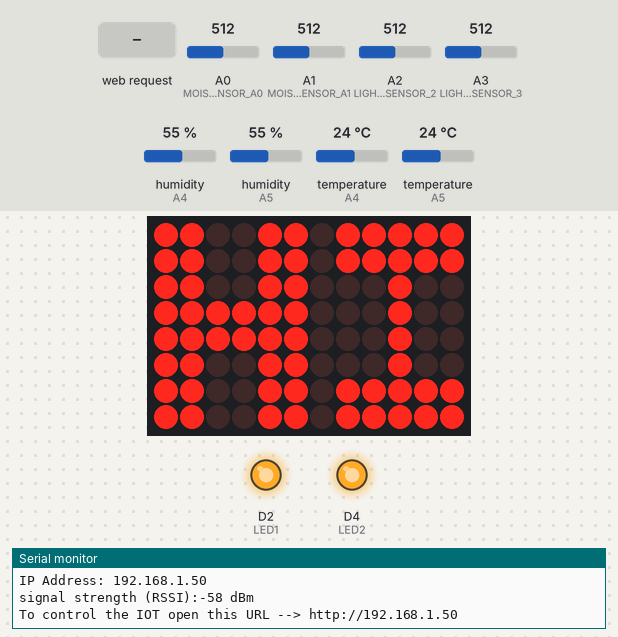
The sketch below on a simulated Arduino Uno R4 WiFi. On the bench: 12×8 LED matrix, output pins drawn as LEDs (lit = HIGH), the last lines printed to the serial monitor. The test bench sets the inputs (shaded band); at power-on: A0 (MOISTURE_SENSOR_A0) = 512, A1 (MOISTURE_SENSOR_A1) = 512, A2 (LIGHT_SENSOR_2) = 512, A3 (LIGHT_SENSOR_3) = 512, humidity (sensors on A4, A5) 55 %, temperature (sensors on A4, A5) 24 °C. WiFi joins after 1.5 s; servers stay silent unless stated.

Above: at 14.7 s.
14.8 s: HTTP request GET /LED1/on received
At 15.7 s:
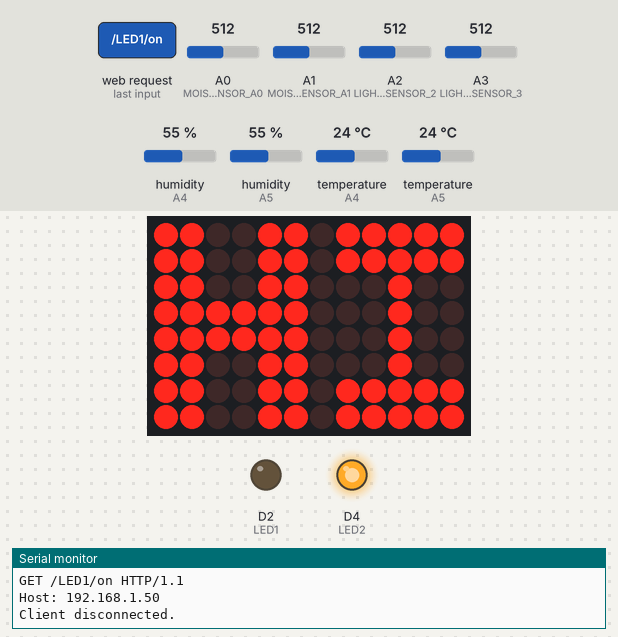
16.3 s: HTTP request GET /LED2/on received
At 16.8 s:
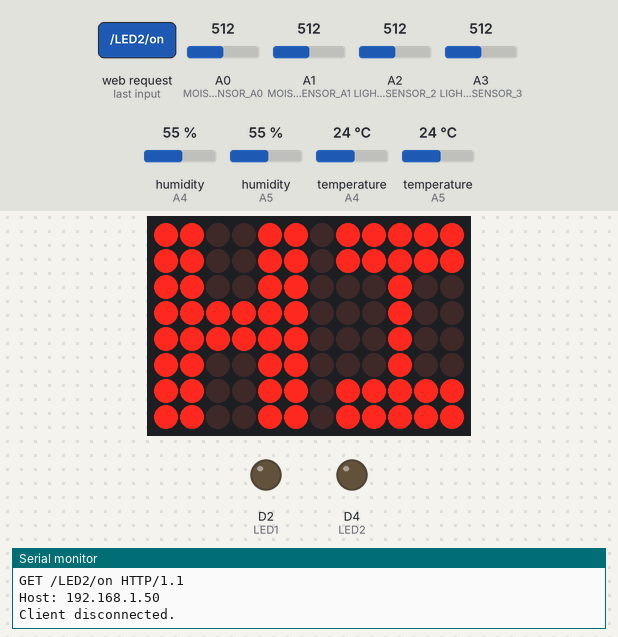
17.8 s: HTTP request GET /LED1/off received
At 19.0 s:
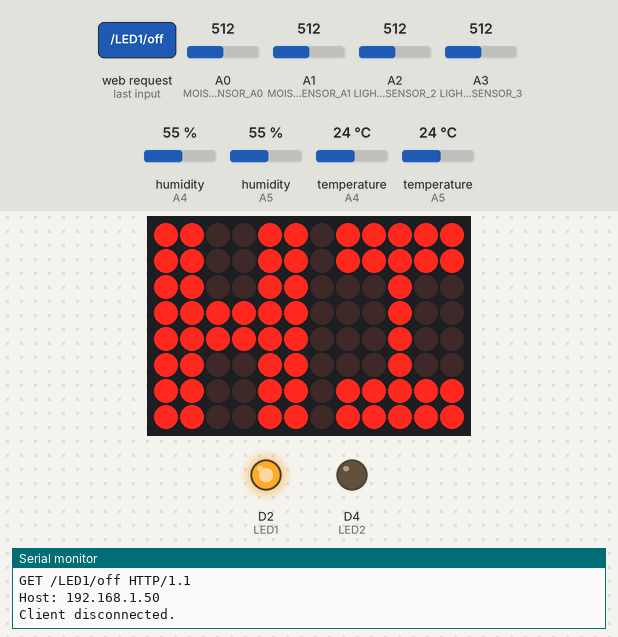
19.3 s: HTTP request GET /LED2/off received
At 20.3 s:
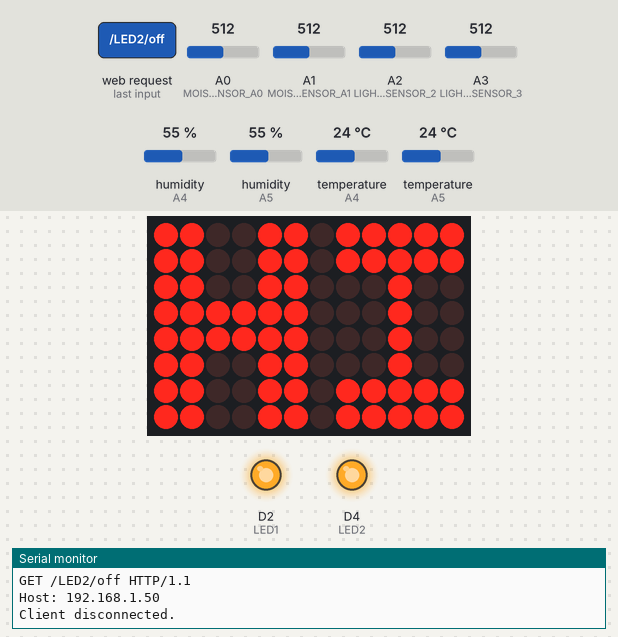
Timing chart, 0 to 21.8 s (numbered marks = the images above; inputs shaded):
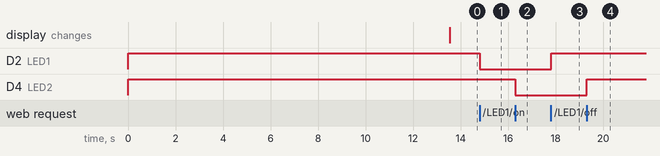

The sketch:

Urban_Gardening_M00737178.ino
```cpp
#include "Arduino_LED_Matrix.h"
#include "WiFiS3.h"
#include <DHT.h>

#define LED1 2
#define LED2 4

#define MOISTURE_SENSOR_A0 A0
#define MOISTURE_SENSOR_A1 A1

#define LIGHT_SENSOR_2 A2
#define LIGHT_SENSOR_3 A3

#define DHTTYPE DHT11  // Define the type of DHT sensor as DHT11

#define DHTPIN4 A4  // DHT sensor 1 connected to A4
#define DHTPIN5 A5  // DHT sensor 2 connected to A5

DHT dht4(DHTPIN4, DHTTYPE);  // Initialize DHT sensor 4 as DHT11
DHT dht5(DHTPIN5, DHTTYPE);  // Initialize DHT sensor 5 as DHT11


//Global Variable Declaration
int moistureValue = 0;
int moistureValueA1 = 0;
int lightValue1 = 0;
int lightValue2 = 0;
float temp4 = 0.0;
float hum4 = 0.0;
float temp5 = 0.0;
float hum5 = 0.0;


ArduinoLEDMatrix matrix;

const uint32_t hi[] = {
  0xcdfcdfcc,
  0x4fc4fc4c,
  0xc4cdfcdf,
  66
};

char ssid[] = "SKY1F9EE";    // Enter your WIFI SSID
char pass[] = "RQDWLCRNLQ";  // Enter your WIFI password

String outputLED1 = "off";
String outputLED2 = "off";
String output = "off";
String header;

int status = WL_IDLE_STATUS;
WiFiServer server(80);

void setup() {
  Serial.begin(9600);
  matrix.begin();

  pinMode(LED1, OUTPUT);
  digitalWrite(LED1, HIGH);  // Start with LED1 off

  pinMode(LED2, OUTPUT);
  digitalWrite(LED2, HIGH);  // Start with LED2 off

  dht4.begin();  // Initialize the DHT sensor connected to A4
  dht5.begin();  // Initialize the DHT sensor connected to A5
  delay(2000);   // Delay for sensor stabilization

  if (WiFi.status() == WL_NO_MODULE) {
    Serial.println("Communication with WiFi module failed!");
    while (true)
      ;
  }

  String fv = WiFi.firmwareVersion();
  if (fv < WIFI_FIRMWARE_LATEST_VERSION) {
    Serial.println("Please upgrade the firmware");
  }

  while (status != WL_CONNECTED) {
    Serial.print("Network named: ");
    Serial.println(ssid);
    status = WiFi.begin(ssid, pass);
    delay(10000);
  }
  server.begin();
  printWifiStatus();
}


void loop() {
  moistureValue = analogRead(MOISTURE_SENSOR_A0);
  moistureValueA1 = analogRead(MOISTURE_SENSOR_A1);

  lightValue1 = analogRead(LIGHT_SENSOR_2);
  lightValue2 = analogRead(LIGHT_SENSOR_3);

  temp4 = dht4.readTemperature();
  hum4 = dht4.readHumidity();

  if (isnan(temp4) || isnan(hum4)) {
    Serial.println("Failed to read from DHT sensor 4!");
    // Handle error...
  }


  temp5 = dht5.readTemperature();
  hum5 = dht5.readHumidity();

  if (isnan(temp5) || isnan(hum5)) {
    Serial.println("Failed to read from DHT sensor 5!");
    // Handle error...
  }


  webServer();
  LEDMatrix();
}

void LEDMatrix() {
  matrix.loadFrame(hi);
}

void webServer() {
  WiFiClient client = server.available();

  if (client) {
    String currentLine = "";
    unsigned long currentTime = millis();
    unsigned long previousTime = currentTime;
    const long timeoutTime = 2000;

    while (client.connected() && currentTime - previousTime <= timeoutTime) {
      currentTime = millis();
      if (client.available()) {
        char c = client.read();
        Serial.write(c);
        header += c;
        if (c == '\n') {
          if (currentLine.length() == 0) {
            client.println("HTTP/1.1 200 OK");
            client.println("Content-type:text/html");
            client.println("Connection: close");
            client.println();

            if (header.indexOf("GET /LED1/on") >= 0) {
              outputLED1 = "on";
              digitalWrite(LED1, LOW);
            } else if (header.indexOf("GET /LED1/off") >= 0) {
              outputLED1 = "off";
              digitalWrite(LED1, HIGH);
            }

            if (header.indexOf("GET /LED2/on") >= 0) {
              outputLED2 = "on";
              digitalWrite(LED2, LOW);
            } else if (header.indexOf("GET /LED2/off") >= 0) {
              outputLED2 = "off";
              digitalWrite(LED2, HIGH);
            }


            ////////////////////////////////////////////////////////START//////////////////////////////////////////////////////////////////////////
            //webServer() function, HTML and CSS part
            client.println("<!DOCTYPE html><html>");
            client.println("<head><meta name=\"viewport\" content=\"width=device-width, initial-scale=1\">");
            client.println("<style>");
            client.println("body { margin: 0; font-family: Arial, sans-serif; background-color: #d8f3dc; }");
            client.println(".navbar { display: flex; justify-content: center; align-items: center; background-color: #52b788; padding: 10px; }");
            client.println(".navbar h1 { color: white; }");
            client.println(".main { display: flex; flex-wrap: wrap; justify-content: space-evenly; gap: 20px; padding: 20px; }");
            client.println(".card { background-color: #b7e4c7; border: 2px solid #40916c; border-radius: 10px; padding: 20px; width: calc(50% - 40px); box-sizing: border-box; text-align: center; }");
            client.println(".card h3 { font-weight: bold; color: #1b4332; }");
            client.println(".card button { background-color: #95d5b2; color: #081c15; border: 1px solid #2d6a4f; border-radius: 5px; padding: 10px 20px; margin: 10px; cursor: pointer; }");
            client.println("</style>");
            client.println("</head>");

            client.println("<body>");

            client.println("<div class=\"navbar\">");
            client.println("<h1>URBAN GARDENING</h1>");
            client.println("</div>");

            // Inside webServer() function:

            client.println("<div class=\"main\">");

            // Group LED 1 and LED 2 in one card
            client.println("<div class=\"card\">");
            client.println("<h3>LED Controls</h3>");
            client.println("<div>LED 1: ");
            if (outputLED1 == "off") {
              client.println("<a href=\"/LED1/on\"><button>ON</button></a>");
            } else {
              client.println("<a href=\"/LED1/off\"><button>OFF</button></a>");
            }
            client.println("</div><div>LED 2: ");
            if (outputLED2 == "off") {
              client.println("<a href=\"/LED2/on\"><button>ON</button></a>");
            } else {
              client.println("<a href=\"/LED2/off\"><button>OFF</button></a>");
            }
            client.println("</div></div>");

            // Group Moisture Sensors in one card
            int averageMoisture = (moistureValue + moistureValueA1) / 2;
            client.println("<div class=\"card\">");
            client.println("<h3>Moisture Levels</h3>");
            client.println("<p>A0 Value: " + String(moistureValue) + "</p>");
            client.println("<p>A1 Value: " + String(moistureValueA1) + "</p>");
            client.println("<p>Average: " + String(averageMoisture) + "</p>");
            client.println("</div>");

            // Group Light Sensors in one card
            client.println("<div class=\"card\">");
            client.println("<h3>Light Levels</h3>");
            client.println("<p>Light Sensor 1: " + String(lightValue1) + "</p>");
            client.println("<p>Light Sensor 2: " + String(lightValue2) + "</p>");
            client.println("</div>");

            // Group Temperature & Humidity Sensors in one card
            client.println("<div class=\"card\">");
            client.println("<h3>Temp & Humidity</h3>");
            client.println("<p>Sensor 4 - Temp: " + String(temp4) + " C, Humidity: " + String(hum4) + "%</p>");
            client.println("<p>Sensor 5 - Temp: " + String(temp5) + " C, Humidity: " + String(hum5) + "%</p>");
            client.println("</div>");

            client.println("</div>");  // Close the main div

            client.println("</body></html>");
            client.println();
            break;
          } else {
            currentLine = "";
          }
        } else if (c != '\r') {
          currentLine += c;
        }
      }
    }
    header = "";
    client.stop();
    Serial.println("Client disconnected.");
  }
}
////////////////////////////////////////////////////////END//////////////////////////////////////////////////////////////////////////
void printWifiStatus() {
  Serial.print("SSID: ");
  Serial.println(WiFi.SSID());
  IPAddress ip = WiFi.localIP();
  Serial.print("IP Address: ");
  Serial.println(ip);
  long rssi = WiFi.RSSI();
  Serial.print("signal strength (RSSI):");
  Serial.print(rssi);
  Serial.println(" dBm");
  Serial.print("To control the IOT open this URL --> http://");
  Serial.println(ip);
}
```

Measured:
- after the input at 14.8 s, D2 (LED1): HIGH → LOW at once
- after the input at 16.3 s, D4 (LED2): HIGH → LOW at once
- after the input at 17.8 s, D2 (LED1): LOW → HIGH at once
- after the input at 19.3 s, D4 (LED2): LOW → HIGH at once
